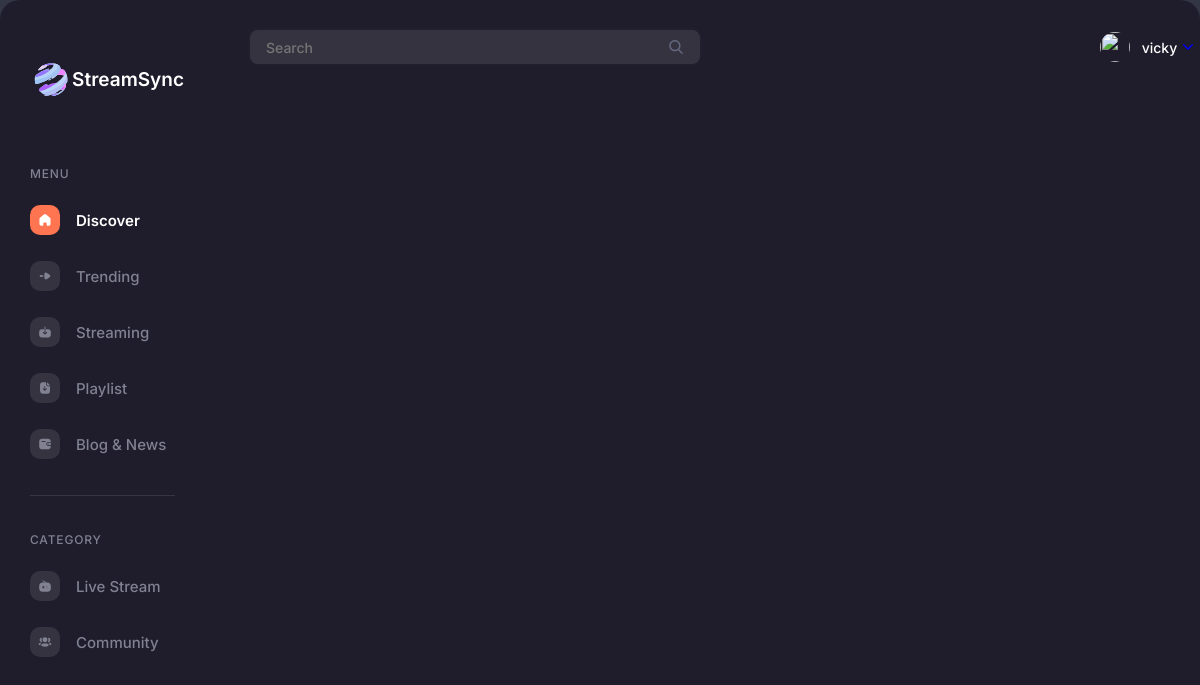
Page /articles/ (signed in) on the earlier database version.
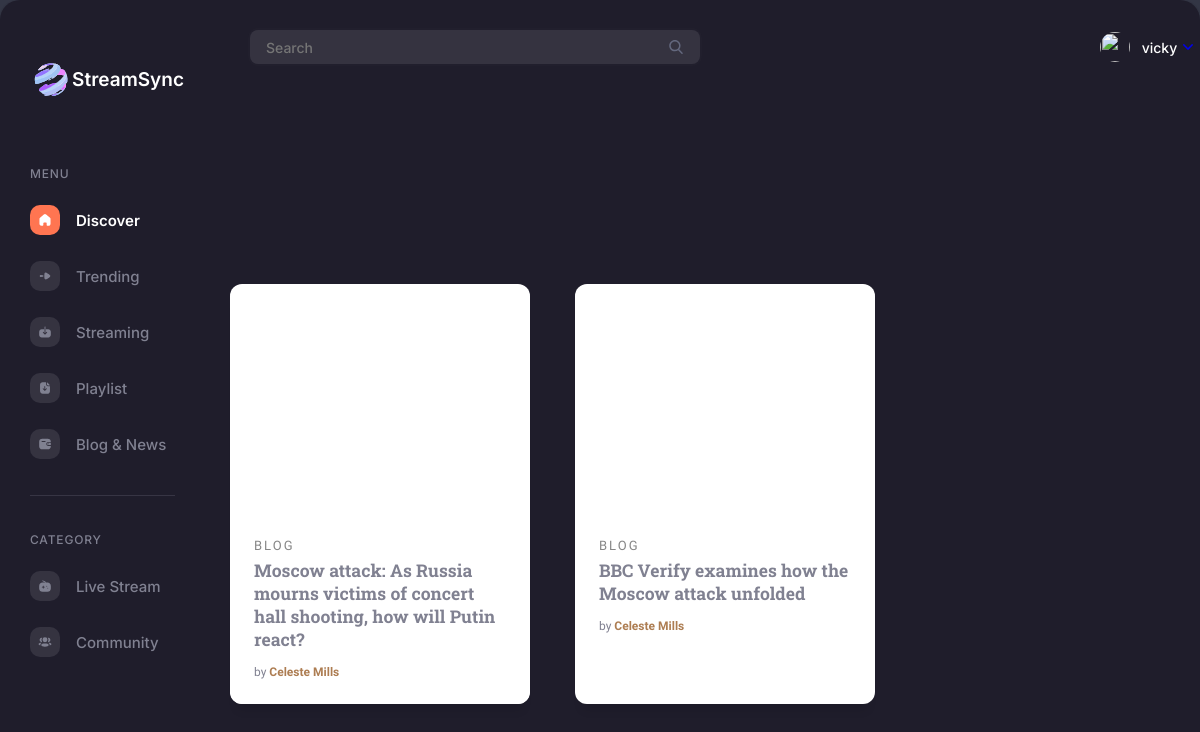
Same page on the later database version.
### authentication/models.py (models this page shows, shortened)
class News(models.Model):
    title = models.CharField(max_length=500 , blank=True, null=True)
    url = models.URLField(max_length=1000,blank=True, null=True)
    poster = models.ImageField(upload_to='images/', blank=True, null=True)
    description = models.TextField(max_length=5000, blank=True, null=True)
    title1 = models.CharField(max_length=500 , blank=True, null=True)
    image = models.ImageField(upload_to='images/', blank=True, null=True)
    article = models.TextField(max_length=5000, blank=True, null=True)
    title2 = models.CharField(max_length=500 , blank=True, null=True)
    image1 = models.ImageField(upload_to='images/', blank=True, null=True)
    article2 = models.TextField(max_length=5000, blank=True, null=True)
    title3 = models.CharField(max_length=500 , blank=True, null=True)
    image2 = models.ImageField(upload_to='images/', blank=True, null=True)
    article3 = models.TextField(max_length=5000, blank=True, null=True)

### authentication/middlewares.py (the view)
    def wrapped_view(request,*args,**kwargs):
        if request.user.is_authenticated == False:
            return redirect('signin')
        return view_function(request, *args, **kwargs)

### authentication/views.py (called while the page is built)
@auth
def articles(request):
    context = News.objects.all()
    data = get_object_or_404(UserInfo, user=request.user)
    content = {
        'context': context,
        'profile': data,
    }
    return render(request, 'authentication/Articles.html', content)

### templates/authentication/Articles.html (shortened to what this page needs)
{% extends 'authentication/home.html' %}
{% block homeheader %}
{% load static %}
<link rel="stylesheet" href="{% static 'css/news.css' %}" />
{% endblock homeheader %}
{% block data %}
<section class="cards">
    {% for x in context%}
        <article class="card card--1">
        <a href="{% url 'newspost' x.title %}" class="card_link">
            <div class="card__img--hover" style="background-image: url(/media/{{x.poster}})"></div>
        </a>
        <div class="card__info">
            <span class="card__category"> Blog</span>
            <h3 class="card__title">{{x.title}}</h3>
            <span class="card__by">by <a href="#" class="card__author" title="author">Celeste Mills</a></span>
        </div>
        </article>
    {% endfor %}
  </section>
{% endblock data %}

### templates/authentication/home.html (shortened to what this page needs)
{% extends 'authentication/base.html' %}
{% block header %}
  <link rel="stylesheet" href="https://cdnjs.cloudflare.com/ajax/libs/normalize/5.0.0/normalize.min.css">
  <link rel='stylesheet' href='https://vjs.zencdn.net/5-unsafe/video-js.css'>
  {% load static %}
  <link rel="stylesheet" href="{% static 'css/style.css' %}">
  {% block homeheader %}
  {% endblock homeheader %}
{% endblock header %}
  {% block content %}
<div class="container" style="height:100%">
 <div class="sidebar">
  <a class="logo-expand" href="/"><img src="{% static 'image/logo1.svg' %}" alt="">StreamSync</a>
  <div class="side-wrapper">
   <div class="side-title">MENU</div>
   <div class="side-menu">
    <a class="sidebar-link discover is-active" href="{% url 'home'%}">
     Discover
    </a>
    <a class="sidebar-link trending" href="{% url 'trending' %}">
     Trending
    </a>
    <a class="sidebar-link" href="{% url 'live'%}">
     Streaming
    </a>
    <a class="sidebar-link" href="#">
     Playlist
    </a>
    <a class="sidebar-link" href="{% url 'articles' %}">
     Blog & News
    </a>
   </div>
  </div>
  <div class="side-wrapper">
   <div class="side-title">CATEGORY</div>
   <div class="side-menu">
    <a class="sidebar-link" href="#">
     Live Stream
    </a>
    <a class="sidebar-link" href="{% url 'event'%}">
     Community
    </a>
   </div>
  </div>
 </div>
 <div class="wrapper">
  <div class="header">
   <div class="search-bar">
    <input type="text" placeholder="Search">
   </div>
   <div class="user-settings">
    {% if user.is_authenticated %}
      {% if upload_text  %}
      <a href="{% url 'edit' %}" class="user-profile">
          <img class="user-img" src="/media/{{data.profile}}" alt="">
        <div class="user-name">{{ request.user.username }}</div>
        <svg viewBox="0 0 492 492" fill="currentColor">
          <path d="M484.13 124.99l-16.11-16.23a26.72 26.72 0 00-19.04-7.86c-7.2 0-13.96 2.79-19.03 7.86L246.1 292.6 62.06 108.55c-5.07-5.06-11.82-7.85-19.03-7.85s-13.97 2.79-19.04 7.85L7.87 124.68a26.94 26.94 0 000 38.06l219.14 219.93c5.06 5.06 11.81 8.63 19.08 8.63h.09c7.2 0 13.96-3.57 19.02-8.63l218.93-219.33A27.18 27.18 0 00492 144.1c0-7.2-2.8-14.06-7.87-19.12z"></path>
        </svg>
      </a>
      {% else %}
        <a href="/profile" class="user-profile">
          <img class="user-img" src="/media/{{data.profile}}" alt="">
        <div class="user-name">{{ request.user.username }}</div>
      </a>
      {% endif %}
  {% endif %}
   </div>
  </div>
  {% block data %}
  {% endblock data %}
 </div>
</div>
{% endblock content %}

### templates/authentication/base.html (shortened to what this page needs)
<!DOCTYPE html>
<html lang="en" >
<head>
  {% load static %}
  {% block header %}
  {% endblock header %}
</head>
<body>
    {% block content %}
    {% endblock content %}
</body>
</html>

### static/css/style.css (style rules this page uses)
* { outline: none; margin: 0; padding: 0; box-sizing: border-box; }
html { box-sizing: border-box; -webkit-font-smoothing: antialiased; }
img { max-width: 100%; }
a { text-decoration: none!important; }
:root { --body-font: "Inter", sans-serif; --theme-bg: #1f1d2b; --body-color: #808191; --button-bg: #353340; --border-color: rgb(128 129 145 / 24%); --video-bg: #252936; --delay: 0s; }
body { font-family: var(--body-font); color: var(--body-color); background-color: rgba(18, 21, 39, 0.86); display: flex; justify-content: center; align-items: center; flex-direction: column; width: 100%; height: 100vh; overflow: hidden; }
.container { background-color: var(--theme-bg); display: flex; overflow: hidden; width: 100%; height: 100% !important; border-radius: 20px; font-size: 15px; font-weight: 500; box-shadow: 0 20px 50px rgba(0, 0, 0, 0.3); position: relative; }
.sidebar { width: 220px; height: 100%; padding: 30px; display: flex; flex-direction: column; flex-shrink: 0; transition-duration: 0.2s; overflow-y: auto; overflow-x: hidden; }
.sidebar .logo-expand img { height: 40px; }
.sidebar .logo-expand { text-decoration: none; color: #fff; font-size: 19px; font-weight: 600; line-height: 34px; position: sticky; top: 0; height: 100px; display: flex; align-items: center; }
.sidebar .logo-expand:before { content: ""; position: absolute; top: -30px; left: 0; background: var(--theme-bg); width: 200px; height: 70px; z-index: -1; }
.sidebar-link:hover, .sidebar-link.is-active { color: #fff; font-weight: 600; }
.sidebar-link:hover:nth-child(2n+1) svg, .sidebar-link.is-active:nth-child(2n+1) svg { background: #ff7551; }
.side-menu { display: flex; flex-direction: column; }
.side-menu a { display: flex; align-items: center; text-decoration: none; color: var(--body-color); }
.side-menu a + a { margin-top: 26px; }
.side-menu svg { width: 30px; padding: 8px; border-radius: 10px; background-color: var(--button-bg); flex-shrink: 0; margin-right: 16px; }
.side-title { font-size: 12px; letter-spacing: 0.07em; margin-bottom: 24px; }
.side-wrapper { border-bottom: 1px solid var(--border-color); padding: 36px 0; width: 145px; }
.side-wrapper + .side-wrapper { border-bottom: none; }
.wrapper { display: flex; flex-direction: column; flex-grow: 1; }
.header { display: flex; align-items: center; flex-shrink: 0; padding: 30px; }
.search-bar { height: 34px; display: flex; width: 100%; max-width: 450px; }
.search-bar input { width: 100%; height: 100%; border: none; background-color: var(--button-bg); border-radius: 8px; font-family: var(--body-font); font-size: 14px; font-weight: 500; padding: 0 40px 0 16px; box-shadow: 0 0 0 2px rgba(134, 140, 160, 0.02); background-size: 14px; background-repeat: no-repeat; background-position: 96%; color: #fff; }
.user-settings { display: flex; align-items: center; padding-left: 20px; flex-shrink: 0; gap: 10px; margin-left: auto; }
.user-profile { display: flex; cursor: pointer; text-decoration: none; align-items: center; }
.user-settings svg { width: 10px; flex-shrink: 0; }
.user-img { width: 30px; height: 30px; flex-shrink: 0; -o-object-fit: cover; object-fit: cover; border-radius: 50%; }
.user-name { color: #fff; font-size: 14px; margin: 0 6px 0 12px; }
.container { -webkit-clip-path: inset(0 0 0 0 round 16px 16px 16px 16px); clip-path: inset(0 0 0 0 round 16px 16px 16px 16px); }

Differences in the rows shown:
added News: title "Moscow attack: As Russia mourns victims of concert hall shooting, how will Putin react?"
added News: title "BBC Verify examines how the Moscow attack unfolded"
